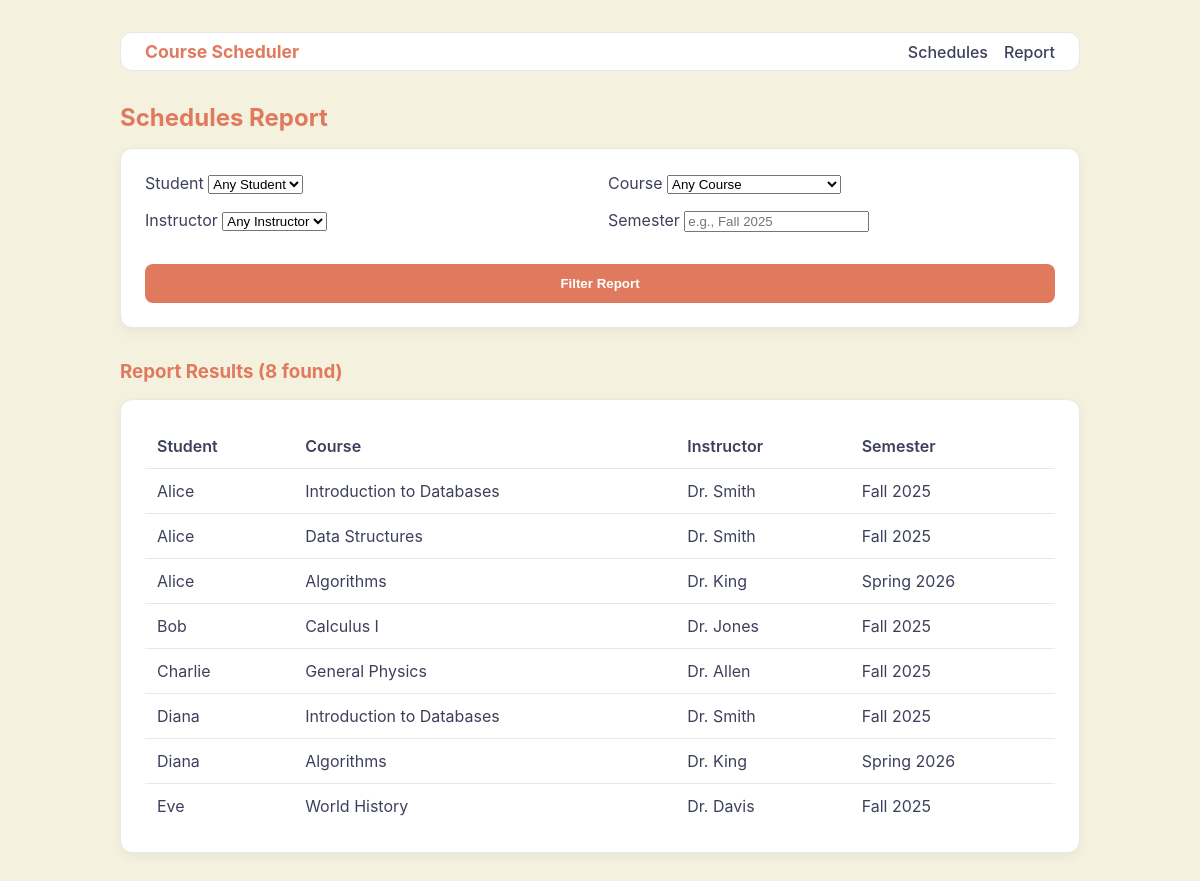
Screenshot of /report with the database file from the repository.
### tables this page shows
CREATE TABLE schedules (
  schedule_id INTEGER PRIMARY KEY AUTOINCREMENT,
  student_id INTEGER NOT NULL,
  course_id INTEGER NOT NULL,
  semester TEXT NOT NULL, -- e.g., "Fall 2025"
  FOREIGN KEY (student_id) REFERENCES students(student_id) ON DELETE CASCADE,
  FOREIGN KEY (course_id) REFERENCES courses(course_id) ON DELETE CASCADE
);

CREATE TABLE students (
  student_id INTEGER PRIMARY KEY AUTOINCREMENT,
  name TEXT NOT NULL,
  major TEXT NOT NULL
);

CREATE TABLE courses (
  course_id INTEGER PRIMARY KEY AUTOINCREMENT,
  title TEXT NOT NULL,
  instructor_id INTEGER,
  FOREIGN KEY (instructor_id) REFERENCES instructors(instructor_id)
);

CREATE TABLE instructors (
  instructor_id INTEGER PRIMARY KEY AUTOINCREMENT,
  name TEXT NOT NULL,
  department TEXT NOT NULL
);

### app.py (the view)
@app.route("/report", methods=["GET"])
def report():
    conn = get_db()
    students = conn.execute("SELECT student_id, name FROM students ORDER BY name").fetchall()
    courses = conn.execute("SELECT course_id, title FROM courses ORDER BY title").fetchall()
    instructors = conn.execute("SELECT instructor_id, name FROM instructors ORDER BY name").fetchall()
    filters = {
        "student_id": request.args.get("student_id", type=int),
        "course_id": request.args.get("course_id", type=int),
        "instructor_id": request.args.get("instructor_id", type=int),
        "semester": request.args.get("semester")
    }
    sql = """
        SELECT st.name as student_name, c.title as course_title, i.name as instructor_name, s.semester
        FROM schedules s
        JOIN students st ON s.student_id = st.student_id
        JOIN courses c ON s.course_id = c.course_id
        LEFT JOIN instructors i ON c.instructor_id = i.instructor_id
        WHERE 1=1
    """
    params = []
    if filters["student_id"]:
        sql += " AND s.student_id = ?"
        params.append(filters["student_id"])
    if filters["course_id"]:
        sql += " AND s.course_id = ?"
        params.append(filters["course_id"])
    if filters["instructor_id"]:
        sql += " AND c.instructor_id = ?"
        params.append(filters["instructor_id"])
    if filters["semester"]:
        sql += " AND s.semester = ?"
        params.append(filters["semester"])
    sql += " ORDER BY st.name, s.semester"
    report_rows = conn.execute(sql, params).fetchall()
    return render_template(
        "report.html",
        students=students,
        courses=courses,
        instructors=instructors, # NEW
        rows=report_rows,
        filters=filters
    )

### app.py (called while the page is built)
def get_db():
    conn = sqlite3.connect(DB_PATH, isolation_level=None)
    conn.row_factory = sqlite3.Row
    return conn

### templates/report.html (shortened to what this page needs)
{% extends "base.html" %}
{% block content %}
  <h2>Schedules Report</h2>
  <div class="content-card">
    <form method="get" class="filter-form">
      <div class="form-grid">
        <label>Student
          <select name="student_id">
            <option value="">Any Student</option>
          </select>
        </label>
        <label>Course
          <select name="course_id">
            <option value="">Any Course</option>
          </select>
        </label>
        <label>Instructor
          <select name="instructor_id">
            <option value="">Any Instructor</option>
          </select>
        </label>
        <label>Semester
          <input name="semester" placeholder="e.g., Fall 2025" value="{{ filters.semester or '' }}">
        </label>
      </div>
      <button type="submit">Filter Report</button>
    </form>
  </div>
  <h3>Report Results ({{ rows|length }} found)</h3>
  <div class="content-card">
    <table>
      <thead>
        <tr><th>Student</th><th>Course</th><th>Instructor</th><th>Semester</th></tr>
      </thead>
      <tbody>
        {% for row in rows %}
        <tr>
          <td>{{ row.student_name }}</td>
          <td>{{ row.course_title }}</td>
          <td>{{ row.instructor_name or 'N/A' }}</td>
          <td>{{ row.semester }}</td>
        </tr>
        {% else %}
        <tr><td colspan="4">No records match your filter criteria.</td></tr>
        {% endfor %}
      </tbody>
    </table>
  </div>
{% endblock %}

### static/style.css (style rules this page uses)
:root { --background-color: #f4f1de; --text-color: #3d405b; --primary-color: #e07a5f; --secondary-color: #81b29a; --accent-color: #a89bce; --card-background-color: #ffffff; --border-color: #e8e8e8; --font-family: -apple-system, BlinkMacSystemFont, 'Segoe UI', Roboto, Helvetica, Arial, sans-serif; }
body { background-color: var(--background-color); color: var(--text-color); font-family: var(--font-family); margin: 0; padding: 0; }
h2, h3 { color: var(--primary-color); margin-bottom: 1rem; }
button, input[type="submit"] { background-color: var(--primary-color); color: white; border: none; padding: 0.75rem 1.5rem; border-radius: 8px; font-weight: bold; cursor: pointer; transition: background-color 0.2s; }
.content-card { background-color: var(--card-background-color); padding: 1.5rem; border-radius: 12px; border: 1px solid var(--border-color); box-shadow: 0 4px 12px rgba(0,0,0,0.05); margin-bottom: 2rem; }
table { width: 100%; border-collapse: collapse; }
th, td { text-align: left; padding: 0.75rem; border-bottom: 1px solid var(--border-color); }
th { color: var(--text-color); font-weight: 600; }
tbody tr:last-child td { border-bottom: none; }
form { display: flex; flex-direction: column; gap: 1rem; }
.filter-form .form-grid { display: grid; grid-template-columns: repeat(2, 1fr); gap: 1rem; margin-bottom: 1rem; }

### rows the page displays
schedules: student_name "Alice", course_title "Introduction to Databases", name "Dr. Smith", semester "Fall 2025"
schedules: student_name "Alice", course_title "Data Structures", name "Dr. Smith", semester "Fall 2025"
schedules: student_name "Alice", course_title "Algorithms", name "Dr. King", semester "Spring 2026"
schedules: student_name "Bob", course_title "Calculus I", name "Dr. Jones", semester "Fall 2025"
schedules: student_name "Charlie", course_title "General Physics", name "Dr. Allen", semester "Fall 2025"
schedules: student_name "Diana", course_title "Introduction to Databases", name "Dr. Smith", semester "Fall 2025"
schedules: student_name "Diana", course_title "Algorithms", name "Dr. King", semester "Spring 2026"
schedules: student_name "Eve", course_title "World History", name "Dr. Davis", semester "Fall 2025"

### other values shown
{{ rows|length }} "8"
